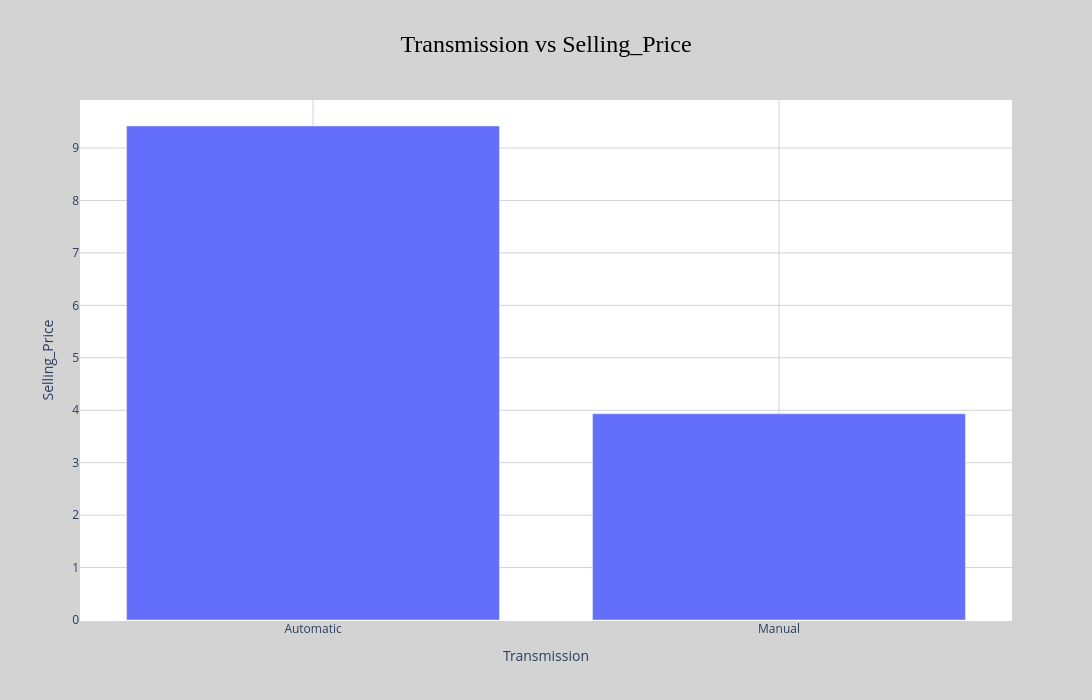

The notebook cell saved with this chart:
### Markdown cell above
It is natural that the broker has a higher average price

### Code cell
fig = px.bar(
    data_frame=df.groupby(["Transmission"])["Selling_Price"].mean().reset_index(),
    x="Transmission",
    y="Selling_Price",
    title="Transmission vs Selling_Price",
    height=700,
    width=1400,
)
fig.update_layout(
    title=dict(
        x=0.5,
        y=0.95,
        xanchor="center",
        yanchor="top",
        font=dict(size=24, color="black", family="Arial Black"),
    )
)
fig.update_layout(plot_bgcolor="white", paper_bgcolor="lightgray")
fig.update_xaxes(showgrid=True, gridcolor="lightgray", gridwidth=1)
fig.update_yaxes(showgrid=True, gridcolor="lightgray", gridwidth=1)
fig.show()

### Figure 1 — Plotly figure (JSON) as saved in the notebook; plotly's stock layout.template omitted (floating-point values rounded to 4 significant figures)
{"data": [{"hovertemplate": "Transmission=%{x}<br>Selling_Price=%{y}<extra></extra>", "legendgroup": "", "marker": {"color": "#636efa", "pattern": {"shape": ""}}, "name": "", "orientation": "v", "showlegend": false, "textposition": "auto", "type": "bar", "x": ["Automatic", "Manual"], "xaxis": "x", "y": [9.42, 3.932], "yaxis": "y"}], "layout": {"barmode": "relative", "height": 700, "legend": {"tracegroupgap": 0}, "paper_bgcolor": "lightgray", "plot_bgcolor": "white", "title": {"font": {"color": "black", "family": "Arial Black", "size": 24}, "text": "Transmission vs Selling_Price", "x": 0.5, "xanchor": "center", "y": 0.95, "yanchor": "top"}, "width": 1400, "xaxis": {"anchor": "y", "domain": [0, 1], "gridcolor": "lightgray", "gridwidth": 1, "showgrid": true, "title": {"text": "Transmission"}}, "yaxis": {"anchor": "x", "domain": [0, 1], "gridcolor": "lightgray", "gridwidth": 1, "showgrid": true, "title": {"text": "Selling_Price"}}}}
